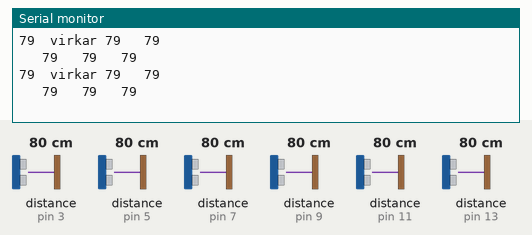
A sketch run on a simulated Arduino Uno, built with avr-gcc and run on an emulated ATmega328P. On the bench: the last lines printed to the serial monitor. Wiring (inferred from the names in the program): 6 × ultrasonic range finder: trigger pin 2, echo pin 3 / trigger pin 4, echo pin 5 / trigger pin 6, echo pin 7 / trigger pin 8, echo pin 9 / trigger pin 10, echo pin 11 / trigger pin 12, echo pin 13. The inputs (shaded band) are chosen by the test bench; at power-on: distance to the obstacle (sensors on pin 3, pin 5, pin 7, pin 9, pin 11, pin 13) 80 cm. The echo pulse lasts 58.3 µs per cm.

Above: at 2.8 s.
2.9 s: distance to the obstacle (sensor on pin 3) set to 2 cm
At 4.6 s:
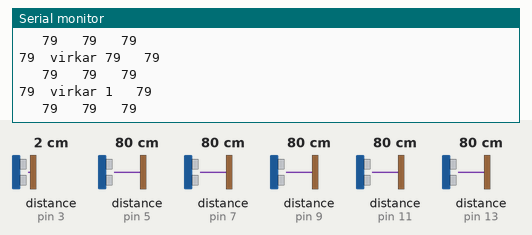
5.6 s: distance to the obstacle (sensor on pin 5) set to 2 cm
At 7.0 s:
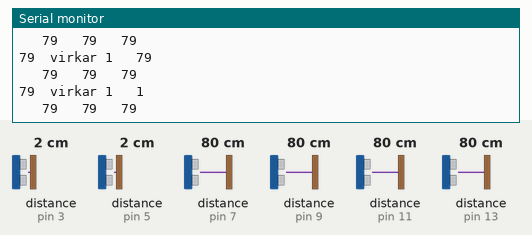
8.3 s: distance to the obstacle (sensor on pin 7) set to 2 cm
At 8.3 s:
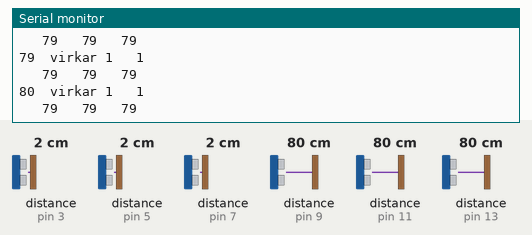
11.0 s: distance to the obstacle (sensor on pin 9) set to 2 cm
At 13.4 s:
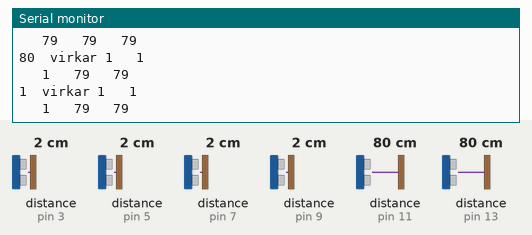
13.7 s: distance to the obstacle (sensor on pin 11) set to 2 cm
At 15.4 s:
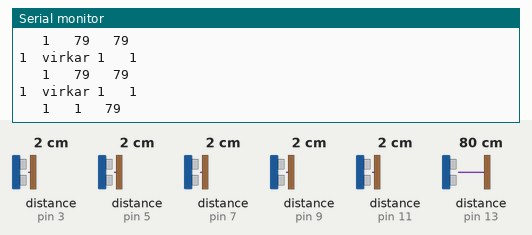
16.4 s: distance to the obstacle (sensor on pin 13) set to 2 cm
At 18.9 s:
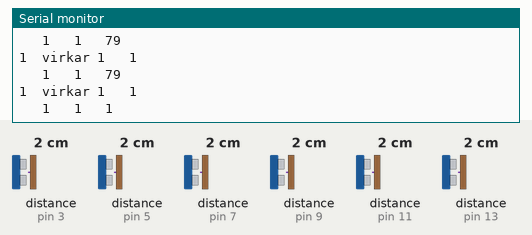
Timing chart, 0 to 20.1 s (numbered marks = the images above; inputs shaded):
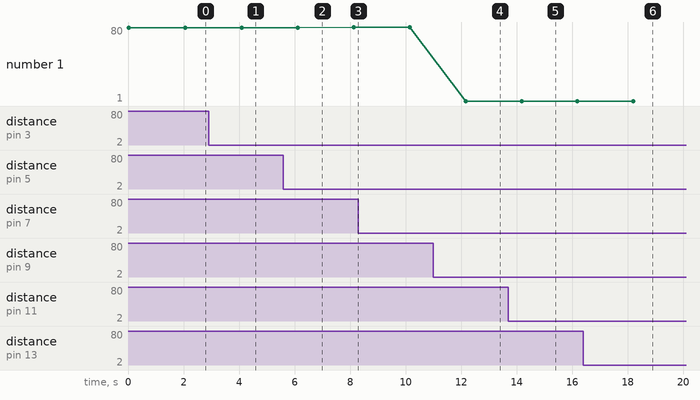

Measured:
- after the input at 2.9 s, the serial monitor: prints a new line after 1.2 s (image 1)
- after the input at 5.6 s, the serial monitor: prints a new line after 0.51 s (image 2)
- after the input at 11.0 s, the serial monitor: prints a new line after 1.2 s (image 4)
- after the input at 13.7 s, the serial monitor: prints a new line after 0.50 s (image 5)
- after the input at 16.4 s, the serial monitor: prints a new line after 1.8 s (image 6)
- plotted number 1: 79 → 80 after the input at 5.6 s

The sketch:

_6fjskynjarar.ino
```cpp
/*
    #define trigPin1 12
    #define echoPin1 13
    #define trigPin2 10
    #define echoPin2 11
    #define trigPin3 8
    #define echoPin3 9*/
    //nr1
                #define trigPin1 8
    #define echoPin1 9

            #define trigPin2 2
    #define echoPin2 3

        #define trigPin3 4
    #define echoPin3 5

        #define trigPin4 6
    #define echoPin4 7

        #define trigPin5 10
    #define echoPin5 11

        #define trigPin6 12
    #define echoPin6 13


    //frontleft

    long duration, distance, Sensor1,Sensor2,Sensor3,Sensor4,Sensor5,Sensor6;

    void setup()
    {
    Serial.begin (9600);
    pinMode(trigPin1, OUTPUT);
    pinMode(echoPin1, INPUT);
    pinMode(trigPin2, OUTPUT);
    pinMode(echoPin2, INPUT);
    pinMode(trigPin3, OUTPUT);
    pinMode(echoPin3, INPUT);

        pinMode(trigPin4, OUTPUT);
    pinMode(echoPin4, INPUT);
    pinMode(trigPin5, OUTPUT);
    pinMode(echoPin5, INPUT);
    pinMode(trigPin6, OUTPUT);
    pinMode(echoPin6, INPUT);
    }

    void loop() {
    SonarSensor(trigPin1, echoPin1);
    Sensor1 = distance;
    SonarSensor(trigPin2, echoPin2);
    Sensor2 = distance;
    SonarSensor(trigPin3, echoPin3);
    Sensor3 = distance;

    SonarSensor(trigPin4, echoPin4);
    Sensor4 = distance;
    SonarSensor(trigPin5, echoPin5);
    Sensor5 = distance;
    SonarSensor(trigPin6, echoPin6);
    Sensor6 = distance;


    Serial.print(Sensor1);
    Serial.print("  virkar ");
    Serial.print(Sensor2);
    Serial.print("   ");
    Serial.println(Sensor3);
        Serial.print("   ");
        Serial.print(Sensor4);
    Serial.print("   ");
    Serial.print(Sensor5);
    Serial.print("   ");
    Serial.println(Sensor6);
    delay(2000);
    }

    void SonarSensor(int trigPin,int echoPin)
    {
    digitalWrite(trigPin, LOW);
    delayMicroseconds(2);
    digitalWrite(trigPin, HIGH);
    delayMicroseconds(10);
    digitalWrite(trigPin, LOW);
    duration = pulseIn(echoPin, HIGH);
    distance = (duration/2) / 29.1;

    }
```
